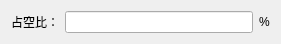
   <widget class="QWidget" name="layoutWidget">
    <property name="geometry">
     <rect>
      <x>9</x>
      <y>80</y>
      <width>281</width>
      <height>41</height>
     </rect>
    </property>
    <layout class="QGridLayout" name="gridLayout">
     <item row="1" column="3">
      <widget class="QLabel" name="label_4">
       <property name="text">
        <string>%</string>
       </property>
      </widget>
     </item>
     <item row="1" column="2">
      <widget class="QLineEdit" name="leDutyCycle">
       <property name="text">
        <string/>
       </property>
      </widget>
     </item>
     <item row="1" column="0">
      <widget class="QLabel" name="label_2">
       <property name="text">
        <string>占空比：</string>
       </property>
      </widget>
     </item>
     <item row="0" column="2">
      <spacer name="verticalSpacer">
       <property name="orientation">
        <enum>Qt::Vertical</enum>
       </property>
       <property name="sizeHint" stdset="0">
        <size>
         <width>20</width>
         <height>40</height>
        </size>
       </property>
      </spacer>
     </item>
     <item row="2" column="2">
      <spacer name="verticalSpacer_2">
       <property name="orientation">
        <enum>Qt::Vertical</enum>
       </property>
       <property name="sizeHint" stdset="0">
        <size>
         <width>20</width>
         <height>40</height>
        </size>
       </property>
      </spacer>
     </item>
    </layout>
   </widget>
